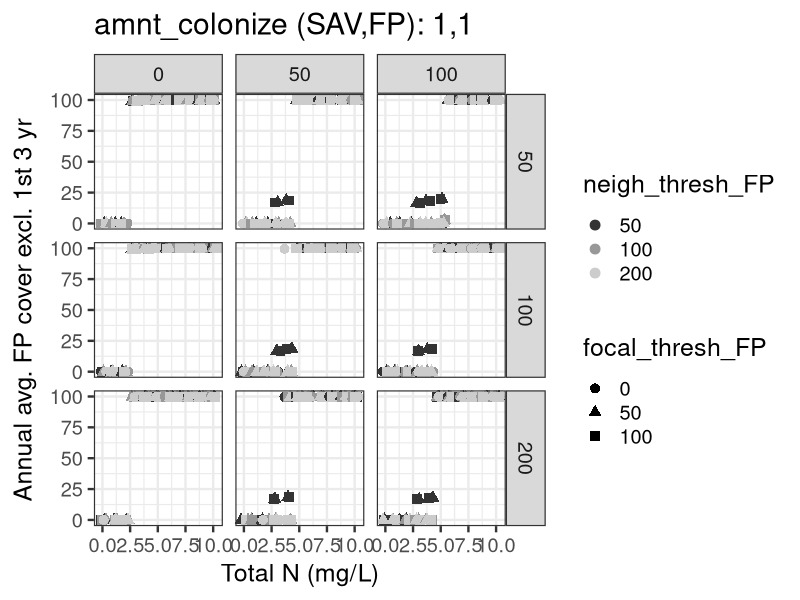
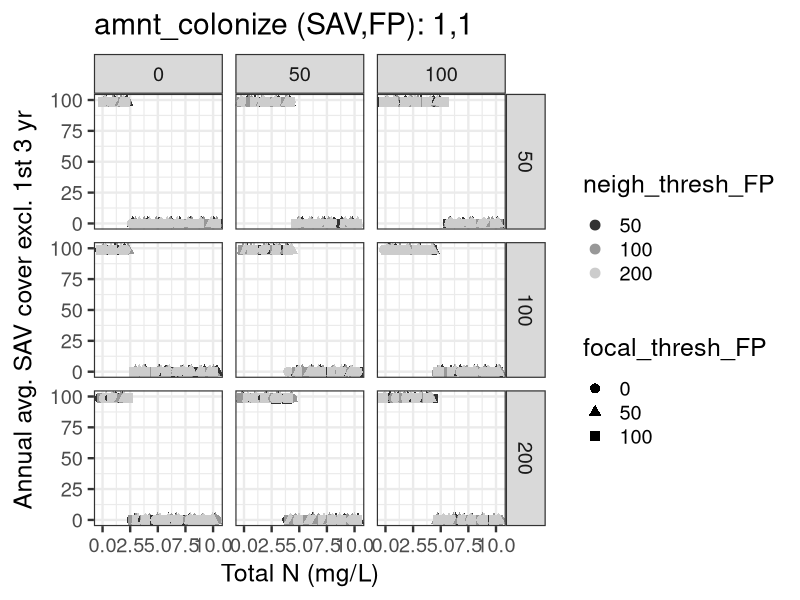
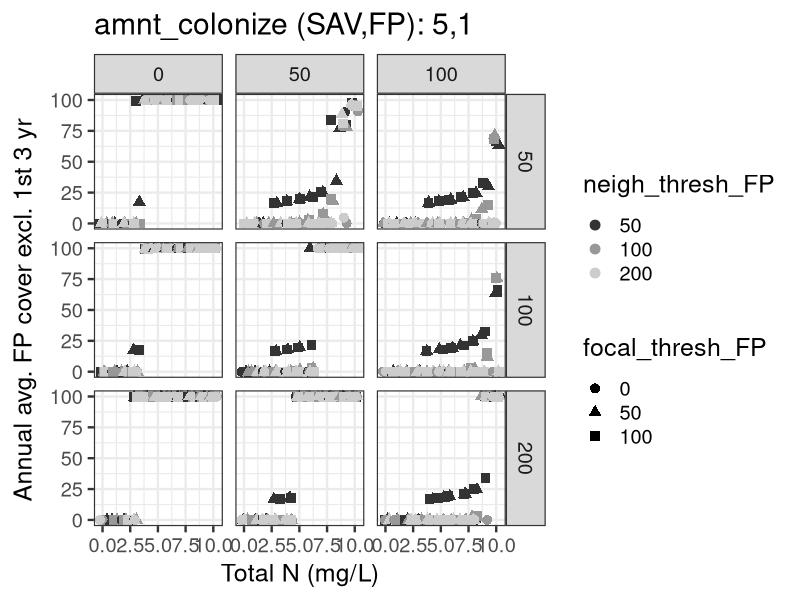
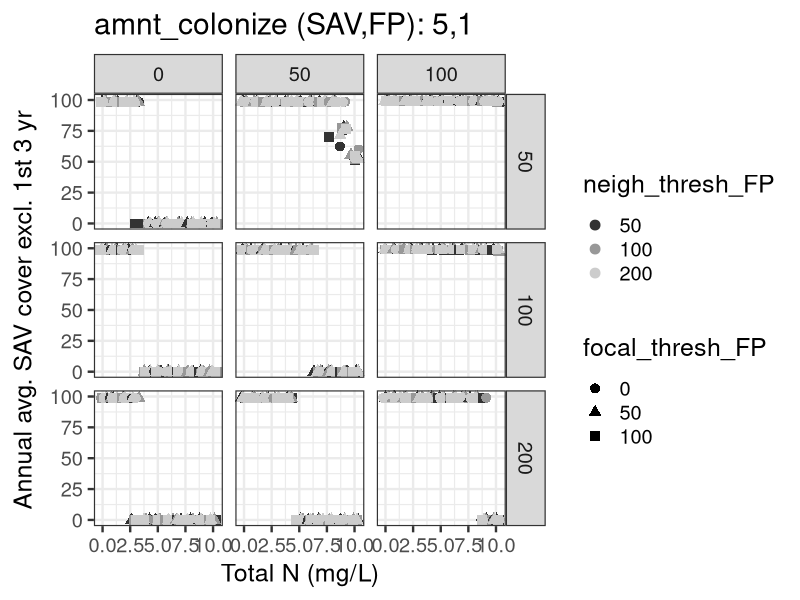
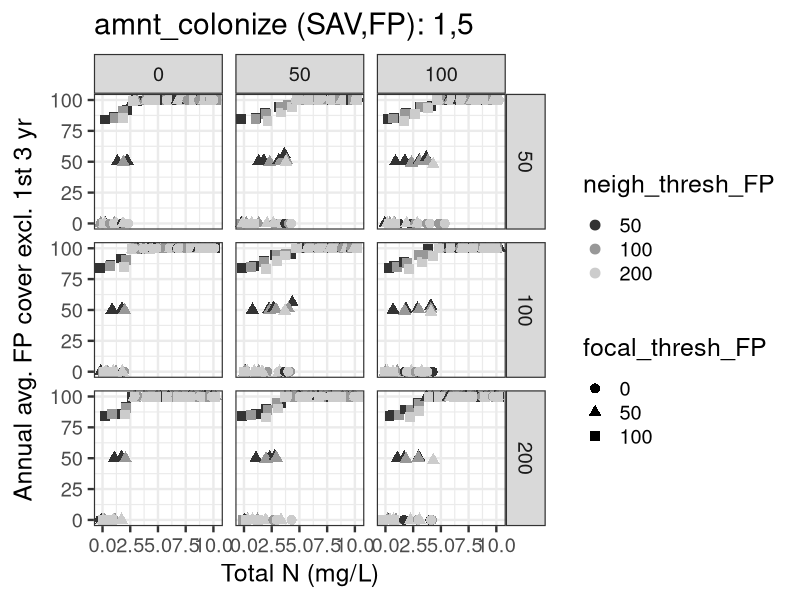
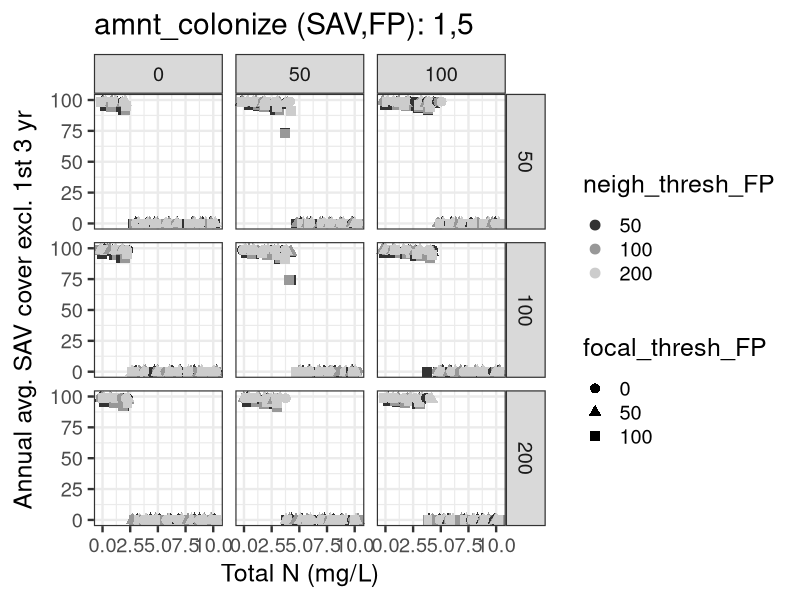
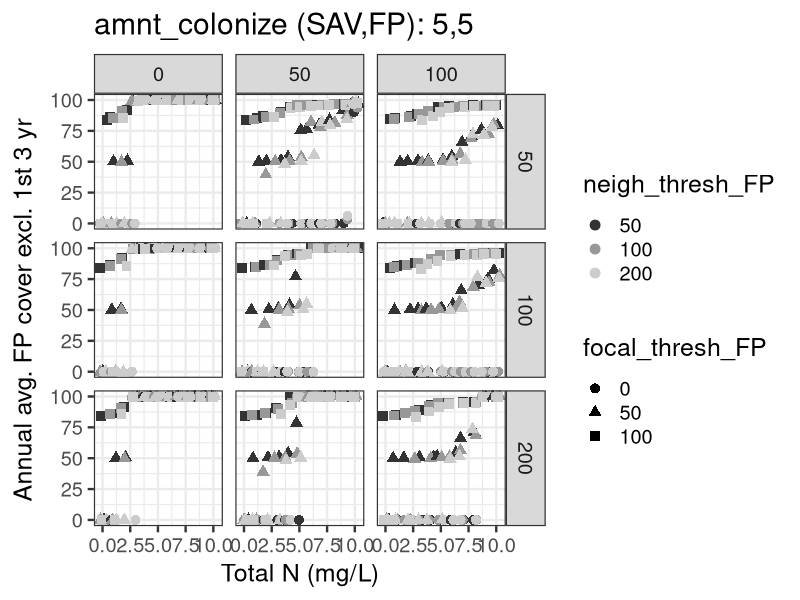
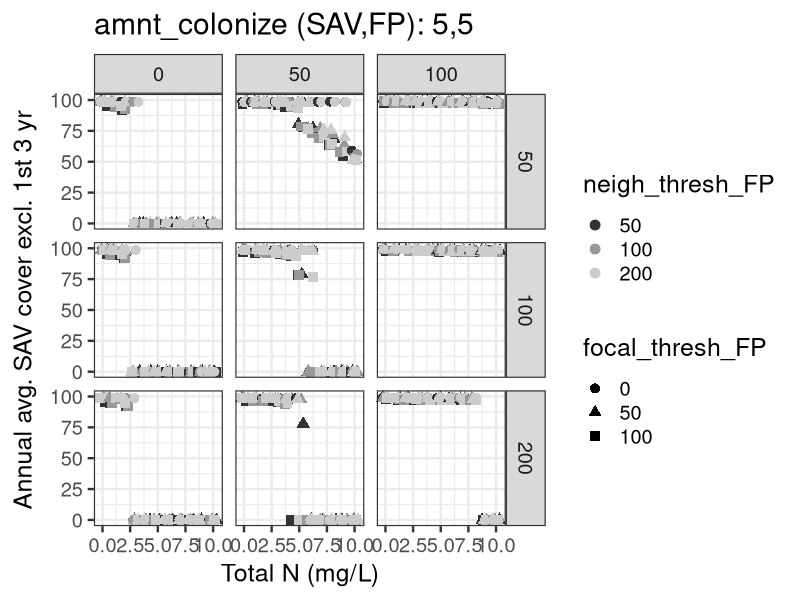

Recreate these plots in R, in order.
#########################################################
# Summarize results from multiple simulations           # 
#                                                       #
# By: Michael J. McCann                                 #
# Created: 3/19/2014                                    #
# Updated: 6/27/2014                                    #
######################################################### 

library(ggplot2)
library(gridExtra)

data <- read.csv("output20.csv") # imports parameter  values for all simulations 
head(data)
nrow(data)

#########################
# amnt_colonize_SAV = 1 #
# amnt_colonize_FP = 1  #
#########################
data_1_1 <- subset(data, data$amnt_colonize_SAV ==1 & data$amnt_colonize_FP ==1)

# Y = average average FP cover for all years (except for first three)
FP_plot <- ggplot(data_1_1, aes(x=TOTALN,y=avg_avg_FPcover,colour=as.factor(neigh_thresh_FP),shape=as.factor(focal_thresh_FP))) 
FP_plot <- FP_plot + scale_colour_grey()
FP_plot <- FP_plot + geom_point(position="jitter",size=3)
FP_plot <- FP_plot + facet_grid(neigh_thresh_SAV ~ focal_thresh_SAV)
FP_plot <- FP_plot + ylim(0,100)
FP_plot <- FP_plot + xlab("Total N (mg/L)")
FP_plot <- FP_plot + ylab(expression(paste("Annual avg. FP cover excl. 1st 3 yr")))
FP_plot <- FP_plot + labs(colour=expression(paste("neigh_thresh_FP")))
FP_plot <- FP_plot + labs(shape=expression(paste("focal_thresh_FP")))
FP_plot <- FP_plot + theme_bw(base_size=18)
FP_plot <- FP_plot + ggtitle("amnt_colonize (SAV,FP): 1,1")
FP_plot
ggsave(file="output20 - FP&SAV - diff_move_pars - amnt_colonize_1_1 - FP.pdf",FP_plot, height=8,width=11)

SAV_plot <- ggplot(data_1_1, aes(x=TOTALN,y=avg_avg_SAVcover,colour=as.factor(neigh_thresh_FP),shape=as.factor(focal_thresh_FP))) 
SAV_plot <- SAV_plot + scale_colour_grey()
SAV_plot <- SAV_plot + geom_point(position="jitter",size=3)
SAV_plot <- SAV_plot + facet_grid(neigh_thresh_SAV ~ focal_thresh_SAV)
SAV_plot <- SAV_plot + ylim(0,100)
SAV_plot <- SAV_plot + xlab("Total N (mg/L)")
SAV_plot <- SAV_plot + ylab(expression(paste("Annual avg. SAV cover excl. 1st 3 yr")))
SAV_plot <- SAV_plot + labs(colour=expression(paste("neigh_thresh_FP")))
SAV_plot <- SAV_plot + labs(shape=expression(paste("focal_thresh_FP")))
SAV_plot <- SAV_plot + theme_bw(base_size=18)
SAV_plot <- SAV_plot + ggtitle("amnt_colonize (SAV,FP): 1,1")
SAV_plot
ggsave(file="output20 - FP&SAV - diff_move_pars - amnt_colonize_1_1 - SAV.pdf",SAV_plot, height=8,width=11)

#########################
# amnt_colonize_SAV = 5 #
# amnt_colonize_FP = 1  #
#########################
data_5_1 <- subset(data, data$amnt_colonize_SAV ==5 & data$amnt_colonize_FP ==1)

# Y = average average FP cover for all years (except for first three)
FP_plot <- ggplot(data_5_1, aes(x=TOTALN,y=avg_avg_FPcover,colour=as.factor(neigh_thresh_FP),shape=as.factor(focal_thresh_FP))) 
FP_plot <- FP_plot + scale_colour_grey()
FP_plot <- FP_plot + geom_point(position="jitter",size=3)
FP_plot <- FP_plot + facet_grid(neigh_thresh_SAV ~ focal_thresh_SAV)
FP_plot <- FP_plot + ylim(0,100)
FP_plot <- FP_plot + xlab("Total N (mg/L)")
FP_plot <- FP_plot + ylab(expression(paste("Annual avg. FP cover excl. 1st 3 yr")))
FP_plot <- FP_plot + labs(colour=expression(paste("neigh_thresh_FP")))
FP_plot <- FP_plot + labs(shape=expression(paste("focal_thresh_FP")))
FP_plot <- FP_plot + theme_bw(base_size=18)
FP_plot <- FP_plot + ggtitle("amnt_colonize (SAV,FP): 5,1")
FP_plot
ggsave(file="output20 - FP&SAV - diff_move_pars - amnt_colonize_5_1 - FP.pdf",FP_plot, height=8,width=11)

SAV_plot <- ggplot(data_5_1, aes(x=TOTALN,y=avg_avg_SAVcover,colour=as.factor(neigh_thresh_FP),shape=as.factor(focal_thresh_FP))) 
SAV_plot <- SAV_plot + scale_colour_grey()
SAV_plot <- SAV_plot + geom_point(position="jitter",size=3)
SAV_plot <- SAV_plot + facet_grid(neigh_thresh_SAV ~ focal_thresh_SAV)
SAV_plot <- SAV_plot + ylim(0,100)
SAV_plot <- SAV_plot + xlab("Total N (mg/L)")
SAV_plot <- SAV_plot + ylab(expression(paste("Annual avg. SAV cover excl. 1st 3 yr")))
SAV_plot <- SAV_plot + labs(colour=expression(paste("neigh_thresh_FP")))
SAV_plot <- SAV_plot + labs(shape=expression(paste("focal_thresh_FP")))
SAV_plot <- SAV_plot + theme_bw(base_size=18)
SAV_plot <- SAV_plot + ggtitle("amnt_colonize (SAV,FP): 5,1")
SAV_plot
ggsave(file="output20 - FP&SAV - diff_move_pars - amnt_colonize_5_1 - SAV.pdf",SAV_plot, height=8,width=11)


#########################
# amnt_colonize_SAV = 1 #
# amnt_colonize_FP = 5  #
#########################
data_1_5 <- subset(data, data$amnt_colonize_SAV ==1 & data$amnt_colonize_FP ==5)

# Y = average average FP cover for all years (except for first three)
FP_plot <- ggplot(data_1_5, aes(x=TOTALN,y=avg_avg_FPcover,colour=as.factor(neigh_thresh_FP),shape=as.factor(focal_thresh_FP))) 
FP_plot <- FP_plot + scale_colour_grey()
FP_plot <- FP_plot + geom_point(position="jitter",size=3)
FP_plot <- FP_plot + facet_grid(neigh_thresh_SAV ~ focal_thresh_SAV)
FP_plot <- FP_plot + ylim(0,100)
FP_plot <- FP_plot + xlab("Total N (mg/L)")
FP_plot <- FP_plot + ylab(expression(paste("Annual avg. FP cover excl. 1st 3 yr")))
FP_plot <- FP_plot + labs(colour=expression(paste("neigh_thresh_FP")))
FP_plot <- FP_plot + labs(shape=expression(paste("focal_thresh_FP")))
FP_plot <- FP_plot + theme_bw(base_size=18)
FP_plot <- FP_plot + ggtitle("amnt_colonize (SAV,FP): 1,5")
FP_plot
ggsave(file="output20 - FP&SAV - diff_move_pars - amnt_colonize_1_5 - FP.pdf",FP_plot, height=8,width=11)

SAV_plot <- ggplot(data_1_5, aes(x=TOTALN,y=avg_avg_SAVcover,colour=as.factor(neigh_thresh_FP),shape=as.factor(focal_thresh_FP))) 
SAV_plot <- SAV_plot + scale_colour_grey()
SAV_plot <- SAV_plot + geom_point(position="jitter",size=3)
SAV_plot <- SAV_plot + facet_grid(neigh_thresh_SAV ~ focal_thresh_SAV)
SAV_plot <- SAV_plot + ylim(0,100)
SAV_plot <- SAV_plot + xlab("Total N (mg/L)")
SAV_plot <- SAV_plot + ylab(expression(paste("Annual avg. SAV cover excl. 1st 3 yr")))
SAV_plot <- SAV_plot + labs(colour=expression(paste("neigh_thresh_FP")))
SAV_plot <- SAV_plot + labs(shape=expression(paste("focal_thresh_FP")))
SAV_plot <- SAV_plot + theme_bw(base_size=18)
SAV_plot <- SAV_plot + ggtitle("amnt_colonize (SAV,FP): 1,5")
SAV_plot
ggsave(file="output20 - FP&SAV - diff_move_pars - amnt_colonize_1_5 - SAV.pdf",SAV_plot, height=8,width=11)


#########################
# amnt_colonize_SAV = 5 #
# amnt_colonize_FP = 5  #
#########################
data_5_5 <- subset(data, data$amnt_colonize_SAV ==5 & data$amnt_colonize_FP ==5)

# Y = average average FP cover for all years (except for first three)
FP_plot <- ggplot(data_5_5, aes(x=TOTALN,y=avg_avg_FPcover,colour=as.factor(neigh_thresh_FP),shape=as.factor(focal_thresh_FP))) 
FP_plot <- FP_plot + scale_colour_grey()
FP_plot <- FP_plot + geom_point(position="jitter",size=3)
FP_plot <- FP_plot + facet_grid(neigh_thresh_SAV ~ focal_thresh_SAV)
FP_plot <- FP_plot + ylim(0,100)
FP_plot <- FP_plot + xlab("Total N (mg/L)")
FP_plot <- FP_plot + ylab(expression(paste("Annual avg. FP cover excl. 1st 3 yr")))
FP_plot <- FP_plot + labs(colour=expression(paste("neigh_thresh_FP")))
FP_plot <- FP_plot + labs(shape=expression(paste("focal_thresh_FP")))
FP_plot <- FP_plot + theme_bw(base_size=18)
FP_plot <- FP_plot + ggtitle("amnt_colonize (SAV,FP): 5,5")
FP_plot
ggsave(file="output20 - FP&SAV - diff_move_pars - amnt_colonize_5_5 - FP.pdf",FP_plot, height=8,width=11)

SAV_plot <- ggplot(data_5_5, aes(x=TOTALN,y=avg_avg_SAVcover,colour=as.factor(neigh_thresh_FP),shape=as.factor(focal_thresh_FP))) 
SAV_plot <- SAV_plot + scale_colour_grey()
SAV_plot <- SAV_plot + geom_point(position="jitter",size=3)
SAV_plot <- SAV_plot + facet_grid(neigh_thresh_SAV ~ focal_thresh_SAV)
SAV_plot <- SAV_plot + ylim(0,100)
SAV_plot <- SAV_plot + xlab("Total N (mg/L)")
SAV_plot <- SAV_plot + ylab(expression(paste("Annual avg. SAV cover excl. 1st 3 yr")))
SAV_plot <- SAV_plot + labs(colour=expression(paste("neigh_thresh_FP")))
SAV_plot <- SAV_plot + labs(shape=expression(paste("focal_thresh_FP")))
SAV_plot <- SAV_plot + theme_bw(base_size=18)
SAV_plot <- SAV_plot + ggtitle("amnt_colonize (SAV,FP): 5,5")
SAV_plot
ggsave(file="output20 - FP&SAV - diff_move_pars - amnt_colonize_5_5 - SAV.pdf",SAV_plot, height=8,width=11)
